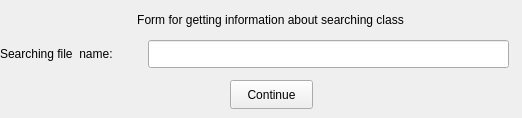
<?xml version="1.0" encoding="UTF-8"?>
<ui version="4.0">
 <class>SrchForm</class>
 <widget class="QWidget" name="SrchForm">
  <property name="geometry">
   <rect>
    <x>0</x>
    <y>0</y>
    <width>522</width>
    <height>118</height>
   </rect>
  </property>
  <property name="windowTitle">
   <string>Form</string>
  </property>
  <widget class="QPushButton" name="EndButton">
   <property name="geometry">
    <rect>
     <x>230</x>
     <y>80</y>
     <width>83</width>
     <height>29</height>
    </rect>
   </property>
   <property name="text">
    <string>Continue</string>
   </property>
  </widget>
  <widget class="QLabel" name="label_4">
   <property name="geometry">
    <rect>
     <x>0</x>
     <y>40</y>
     <width>141</width>
     <height>28</height>
    </rect>
   </property>
   <property name="text">
    <string>Searching file  name:</string>
   </property>
  </widget>
  <widget class="QLineEdit" name="search">
   <property name="geometry">
    <rect>
     <x>148</x>
     <y>40</y>
     <width>361</width>
     <height>28</height>
    </rect>
   </property>
  </widget>
  <widget class="QLabel" name="label">
   <property name="geometry">
    <rect>
     <x>90</x>
     <y>10</y>
     <width>361</width>
     <height>20</height>
    </rect>
   </property>
   <property name="text">
    <string>Form for getting information about searching class</string>
   </property>
   <property name="textFormat">
    <enum>Qt::AutoText</enum>
   </property>
   <property name="alignment">
    <set>Qt::AlignCenter</set>
   </property>
  </widget>
 </widget>
 <resources/>
 <connections/>
</ui>
